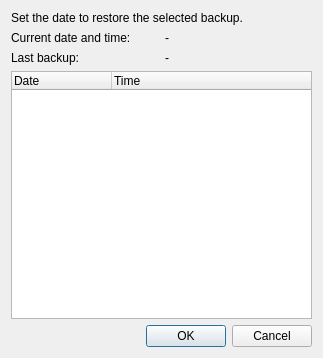
<ui version="4.0" >
 <class>RestoreProjectBackupDialog</class>
 <widget class="QDialog" name="RestoreProjectBackupDialog" >
  <property name="geometry" >
   <rect>
    <x>0</x>
    <y>0</y>
    <width>323</width>
    <height>358</height>
   </rect>
  </property>
  <property name="windowTitle" >
   <string>Restore from backup </string>
  </property>
  <layout class="QVBoxLayout" >
   <item>
    <widget class="QLabel" name="label" >
     <property name="text" >
      <string>Set the date to restore the selected backup.</string>
     </property>
    </widget>
   </item>
   <item>
    <layout class="QHBoxLayout" >
     <item>
      <layout class="QVBoxLayout" >
       <item>
        <widget class="QLabel" name="label_2" >
         <property name="text" >
          <string>Current date and time:</string>
         </property>
        </widget>
       </item>
       <item>
        <widget class="QLabel" name="label_3" >
         <property name="text" >
          <string>Last backup:</string>
         </property>
        </widget>
       </item>
      </layout>
     </item>
     <item>
      <layout class="QVBoxLayout" >
       <item>
        <widget class="QLabel" name="currentDateLable" >
         <property name="text" >
          <string>-</string>
         </property>
        </widget>
       </item>
       <item>
        <widget class="QLabel" name="lastBackupLable" >
         <property name="text" >
          <string>-</string>
         </property>
        </widget>
       </item>
      </layout>
     </item>
    </layout>
   </item>
   <item>
    <widget class="QTreeWidget" name="dateTreeWidget" >
     <column>
      <property name="text" >
       <string>Date</string>
      </property>
     </column>
     <column>
      <property name="text" >
       <string>Time</string>
      </property>
     </column>
    </widget>
   </item>
   <item>
    <widget class="QDialogButtonBox" name="buttonBox" >
     <property name="orientation" >
      <enum>Qt::Horizontal</enum>
     </property>
     <property name="standardButtons" >
      <set>QDialogButtonBox::Cancel|QDialogButtonBox::NoButton|QDialogButtonBox::Ok</set>
     </property>
    </widget>
   </item>
  </layout>
 </widget>
 <resources/>
 <connections>
  <connection>
   <sender>buttonBox</sender>
   <signal>accepted()</signal>
   <receiver>RestoreProjectBackupDialog</receiver>
   <slot>accept()</slot>
   <hints>
    <hint type="sourcelabel" >
     <x>248</x>
     <y>254</y>
    </hint>
    <hint type="destinationlabel" >
     <x>157</x>
     <y>274</y>
    </hint>
   </hints>
  </connection>
  <connection>
   <sender>buttonBox</sender>
   <signal>rejected()</signal>
   <receiver>RestoreProjectBackupDialog</receiver>
   <slot>reject()</slot>
   <hints>
    <hint type="sourcelabel" >
     <x>316</x>
     <y>260</y>
    </hint>
    <hint type="destinationlabel" >
     <x>286</x>
     <y>274</y>
    </hint>
   </hints>
  </connection>
 </connections>
</ui>
